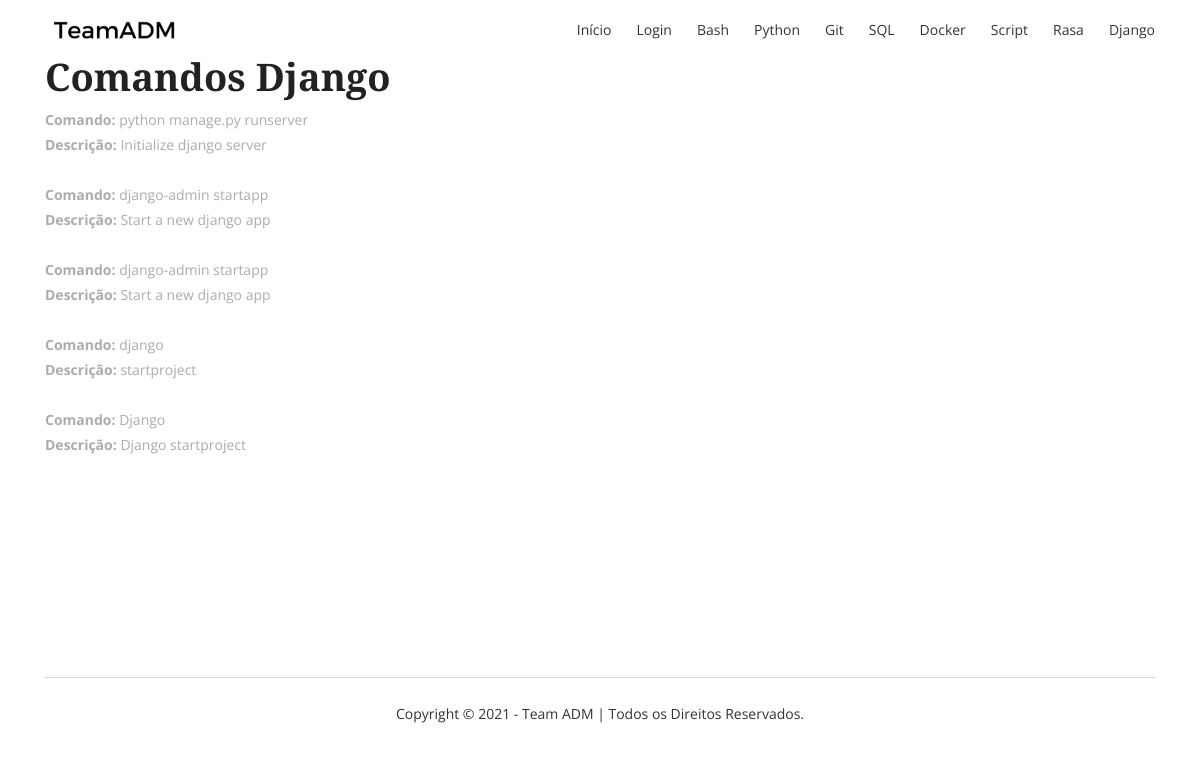
/django/, run on the app's committed database.
### core/models.py (models this page shows, shortened)
class ComandoModel(models.Model):
    DESENVOLVEDORES = [
        ('Marcos', 'Marcos Allysson'),
        ('Douglas', 'Douglas Shibata')
    ]
    TECNOLOGIAS = [
        ('PY', 'Python'),
        ('SQL', 'SQL'),
        ('SH', 'Bash'),
        ('GIT', 'Git'),
        ('DJANGO', 'Django'),
        ('RASA', 'Rasa'),
        ('SCRIPT', 'Script'),
        ('DOCKER', 'Docker'),
    ]
    desenvolvedor = models.CharField('Desenvolvedor', max_length=50, choices=DESENVOLVEDORES)
    tecnologia = models.CharField('Tecnologia', max_length=50, choices=TECNOLOGIAS)
    comando = models.CharField('Comando', max_length=255)
    descricao = models.TextField('Descrição')
    criado = models.DateTimeField('Criado', auto_now_add=True)
    class Meta:
        ordering = ['-criado']

### core/views.py (the view)
# urls.py: path('django/', views.DjangoView.as_view(), name='django'),
class DjangoView(ListView):
    model = ComandoModel
    template_name = 'django.html'
    def get_context_data(self, **kwargs):
        context = super().get_context_data(**kwargs)
        context['django'] = ComandoModel.objects.filter(tecnologia='DJANGO')
        return context

### core/templates/django.html (shortened to what this page needs)
{% extends 'base.html' %}
{% load bootstrap4 %}
{% block content %}
    <div class="container">
        {% if django %}
            <h1 style="color: white;"> Django Comandos </h1>
            <h2> Comandos Django </h2>
            {% for d in django %}
                <p> <b>Comando:</b> {{ d.comando }} </p>
                <p> <b>Descrição:</b> {{ d.descricao }} </p>
                <br>
            {% endfor %}
        {% else %}
            <h2> Ainda não há comandos registrados. </h2>
        {% endif %}
    </div>
      {% include 'footer.html' %}
{% endblock %}

### core/static/css/main.css (style rules this page uses)
html { overflow-x: hidden; }
body { background: #fff; font-size: 14px; font-weight: 400; font-family: 'Open Sans', sans-serif; -webkit-box-sizing: border-box; -moz-box-sizing: border-box; box-sizing: border-box; -webkit-font-smoothing: subpixel-antialiased; color: #abacae; line-height: 25px; -webkit-backface-visibility: hidden; backface-visibility: hidden; overflow-x: hidden; }
h1, h2, h3, h4 { font-size: 38px; color: #222222; font-weight: 700; font-family: 'Arvo', serif; }
p { font-weight: 400; font-family: 'Open Sans', sans-serif; margin: 0px; font-size: 14px; }

### data on the page
ComandoModel: comando "python manage.py runserver", descricao "Initialize django server"
ComandoModel: comando "django-admin startapp", descricao "Start a new django app"
ComandoModel: comando "django-admin startapp", descricao "Start a new django app"
ComandoModel: comando "django", descricao "startproject"
ComandoModel: comando "Django", descricao "Django startproject"
